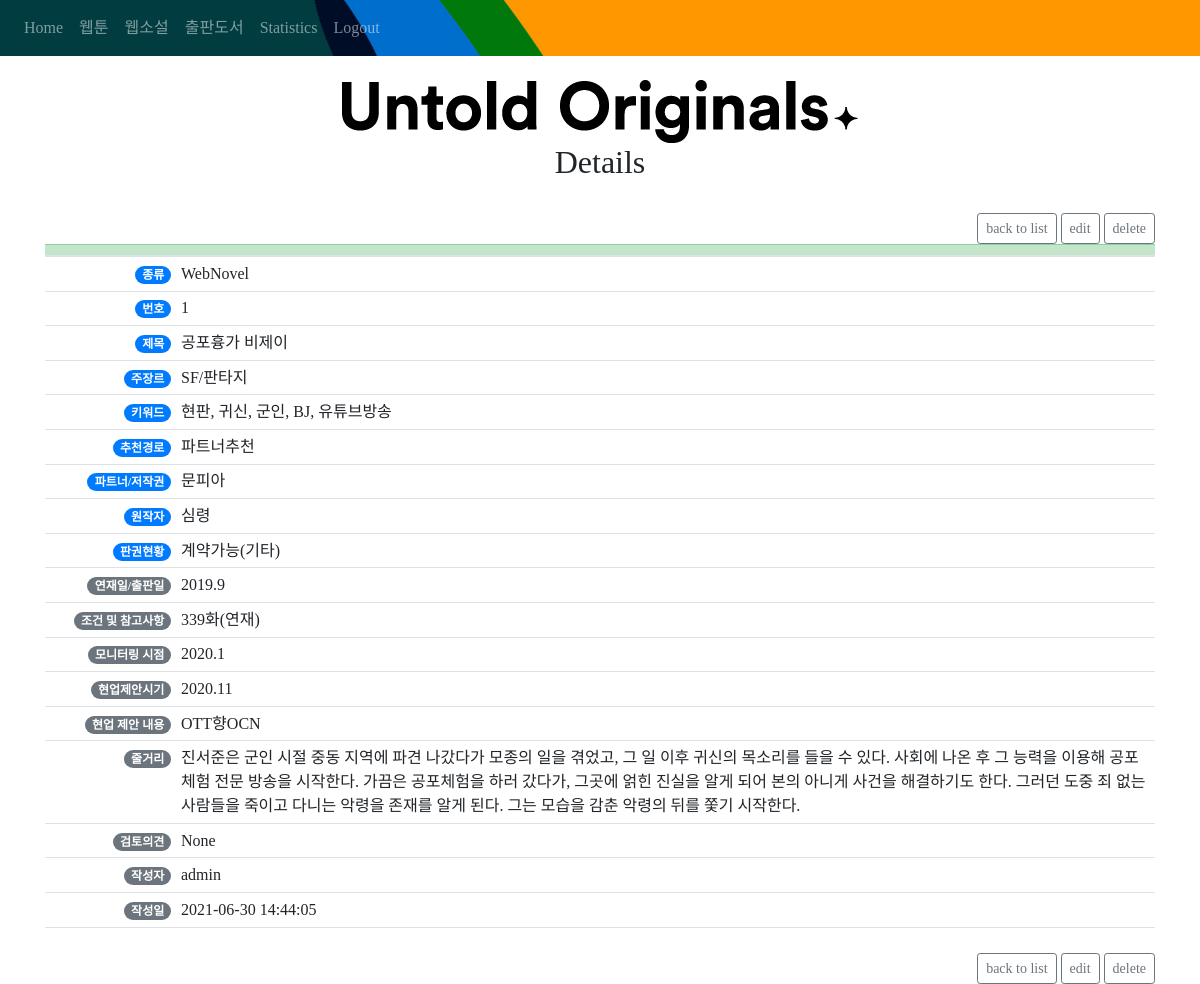
The app's page /detail-view/WebNovel/1 (signed in) with its own data.
### website/models.py (models this page shows)
class WebNovel(db.Model):
    id = db.Column(db.Integer, primary_key=True)
    num = db.Column(db.String(10))
    title = db.Column(db.String(50))
    genre = db.Column(db.String(30))
    keyword = db.Column(db.String(100))
    ref_path = db.Column(db.String(200))
    copyright = db.Column(db.String(100))
    writer = db.Column(db.String(50))
    copyright_status = db.Column(db.String(50))
    condition = db.Column(db.String(50))
    date_pub = db.Column(db.String(10))
    monitored = db.Column(db.String(5))
    date_monitor = db.Column(db.String(10))
    suggested = db.Column(db.String(5))
    date_suggested = db.Column(db.String(10))
    suggested_feedback = db.Column(db.String(20))
    story = db.Column(db.String(10000))
    feedback = db.Column(db.String(5000))
    date = db.Column(db.String(100))
    user_id = db.Column(db.Integer, db.ForeignKey('user.id'))

class User(db.Model, UserMixin):
    id = db.Column(db.Integer, primary_key=True)
    email = db.Column(db.String(150), unique=True)
    password = db.Column(db.String(150))
    first_name = db.Column(db.String(150))
    ips_WebToonIp = db.relationship('WebToonIP', backref = 'author', lazy = True)
    ips_WebNovel = db.relationship('WebNovel', backref = 'author', lazy = True)
    ips_Books = db.relationship('Books', backref = 'author', lazy = True)

### website/views.py (the view)
@views.route('/detail-view/WebNovel/<int:id>', methods=['GET','POST'])
@login_required
def deatil_view_webnovel(id):
    ip_to_update = WebNovel.query.get_or_404(id)
    return render_template("detail_view.html", user=current_user, ip = ip_to_update)

### website/__init__.py (called while the page is built)
def create_app():
    app = Flask(__name__)
    app.config['SECRET_KEY'] = 'hjshjhdjah kjshkjdhjs'
    app.config['SQLALCHEMY_DATABASE_URI'] = f'sqlite:///{DB_NAME}'
    db.init_app(app)
    charts = GoogleCharts(app)
    from .views import views
    from .auth import auth
    app.register_blueprint(views, url_prefix='/')
    app.register_blueprint(auth, url_prefix='/')
    from .models import User, WebToonIP
    create_database(app)
    login_manager = LoginManager()
    login_manager.login_view = 'auth.login'
    login_manager.init_app(app)
    @login_manager.user_loader
    def load_user(id):
        return User.query.get(int(id))
    return app

### website/templates/detail_view.html (shortened to what this page needs)
{% extends "base.html" %} {% block title %}IP Detail View{% endblock %} {% block content
%}<br/>
<div style="text-align: center;">
    <img src="../../static/images/Slogan_2_Black.png" style = "max-width: 100%" alt="Slogan_black">
</div>
<div>
<h2>Details</h2>
    </div>
<br/>
<ul class="list-group list-group-flush" id="notes">
   <div class = "text-right">
        <a href="/{{ip.__class__.__name__}}" class="btn btn-outline-secondary btn-sm" > back to list </a>
        <a href="/update/{{ip.__class__.__name__}}/{{ip.id}}" class="btn btn-outline-secondary btn-sm" > edit </a>
        <a class = "btn btn-outline-secondary btn-sm" href="/delete/{{ip.__class__.__name__}}/{{ip.id}}">delete</a>
    </div>
    <table class="table table-sm table-hover" style = "text-align: left;">
  <thead>
    <tr class="table-success">
        <th scope="col" align = "left"></th>
        <th scope="col" align = "right"></th>
    </tr>
  </thead>
  <tbody class = "h7">
          <tr>
          <td align = "right" class = "elli_40"><span class="badge badge-pill badge-primary">종류</span></td>
          <td> {{ ip.__class__.__name__ }} </td>
      </tr>
        <tr>
          <td align = "right" class = "elli_40"><span class="badge badge-pill badge-primary">번호</span></td>
          <td> {{ ip.num }} </td>
      </tr>
      <tr>
          <td align = "right" class = "elli_40"><span class="badge badge-pill badge-primary">제목</span></td>
          <td> {{ ip.title }} </td>
      </tr>
      <tr>
          <td align = "right" class = "elli_40"><span class="badge badge-pill badge-primary">주장르</span></td>
          <td > {{ ip.genre }} </td>
      </tr>
      <tr>
          <td align = "right" class = "elli_40"><span class="badge badge-pill badge-primary">키워드</span></td>
          <td > {{ ip.keyword }} </td>
      </tr>
        <tr>
          <td align = "right" class = "elli_40"><span class="badge badge-pill badge-primary">추천경로</span></td>
          <td > {{ ip.ref_path }} </td>
      </tr>
      <tr>
          <td align = "right" class = "elli_40"><span class="badge badge-pill badge-primary">파트너/저작권</span></td>
          <td > {{ ip.copyright }} </td>
      </tr>
        <tr>
          <td align = "right" class = "elli_40"><span class="badge badge-pill badge-primary">원작자</span></td>
          <td > {{ ip.writer }} </td>
      </tr>
        <tr>
          <td align = "right" class = "elli_40"><span class="badge badge-pill badge-primary">판권현황</span></td>
          <td > {{ ip.copyright_status }} </td>
      </tr>
      <tr>
          <td align = "right" class = "elli_40"><span class="badge badge-pill badge-secondary">연재일/출판일</span></td>
          <td > {{ ip.date_pub }} </td>
      </tr>
      <tr>
          <td align = "right" class = "elli_40"><span class="badge badge-pill badge-secondary">조건 및 참고사항</span></td>
          <td > {{ ip.condition }} </td>
      </tr>
      {% if ip.monitored == 'Y'%}
      <tr>
          <td align = "right" class = "elli_40"><span class="badge badge-pill badge-secondary">모니터링 시점</span></td>
          <td > {{ ip.date_monitor }} </td>
      </tr>
      {% else %}
        <tr>
          <td align = "right" class = "elli_40"><span class="badge badge-pill badge-secondary">모니터링 진행 여부</span></td>
          <td > {{ ip.monitored }} </td>
      </tr>
      {% endif %}
      {% if ip.suggested == 'Y' %}
      <tr>
          <td align = "right" class = "elli_40"><span class="badge badge-pill badge-secondary">현업제안시기</span></td>
          <td > {{ ip.date_suggested }} </td>
      </tr>
        {% if ip.__class__.__name__ != 'WebToonIP' %}
      <tr>
          <td align = "right" class = "elli_40"><span class="badge badge-pill badge-secondary">현업 제안 내용</span></td>
          <td > {{ ip.suggested_feedback }} </td>
      </tr>
      {% endif %}
      {% else %}
      <tr>
          <td align = "right" class = "elli_40"><span class="badge badge-pill badge-secondary">현업제안여부</span></td>
          <td > {{ ip.suggested }} </td>
      </tr>
      {% endif %}
        <tr>
          <td align = "right" class = "elli_40"><span class="badge badge-pill badge-secondary elli_80">줄거리</span></td>
          <td class = "elli_80"> {{ ip.story }} </td>
      </tr>
      <tr>
          <td align = "right" class = "elli_40"><span class="badge badge-pill badge-secondary elli_80">검토의견</span></td>
          <td > {{ ip.feedback }} </td>
      </tr>
      <tr>
          <td align = "right" class = "elli_40"><span class="badge badge-pill badge-secondary">작성자</span></td>
          <td > {{ ip.author.first_name }} </td>
      </tr>
      <tr>
          <td align = "right" class = "elli_40"><span class="badge badge-pill badge-secondary">작성일</span></td>
          <td > {{ ip.date }} </td>
      </tr>
      <tr>
          <td align = "right" class = "elli_40"></td>
          <td ></td>
      </tr>
  </tbody>
</table>
    <div class = "text-right">
        <a href="/{{ip.__class__.__name__}}" class="btn btn-outline-secondary btn-sm" >back to list</a>
        <a href="/update/{{ip.__class__.__name__}}/{{ip.id}}" class="btn btn-outline-secondary btn-sm" >edit</a>
        <a class = "btn btn-outline-secondary btn-sm" href="/delete/{{ip.__class__.__name__}}/{{ip.id}}">delete</a>
    </div>
{% endblock %}

### website/templates/detail_view.html (style rules this page uses)
.elli_40 { max-width:150px; }
.elli_80 { max-width:800px; }
h2 { text-align: center; }

### records on screen
WebNovel: num "1", title "공포흉가 비제이", genre "SF/판타지", keyword "현판, 귀신, 군인, BJ, 유튜브방송", ref_path "파트너추천", copyright "문피아", writer "심령", copyright_status "계약가능(기타)", date_pub "2019.9", condition "339화(연재)", date_monitor "2020.1", date_suggested "2020.11", suggested_feedback "OTT향OCN", story "진서준은 군인 시절 중동 지역에 파견 나갔다가 모종의 일을 겪었고, 그 일 이후 귀신의 목소리를 들을 수 있다. 사회에 나온 후 그 능력을 이용해 공포체험 전문 방송을 시작한다. 가끔은 공포체험을 하러 갔다가, 그곳에 얽힌 진실을 알게 되어 본의 아니게 사건을 해결하기도 한다. 그러던 도중 죄 없는 사람들을 죽이고 다니는 악령을 존재를 알게 된다. 그는 모습을 감춘 악령의 뒤를 쫓기 시작한다.", feedback "None", date "2021-06-30 14:44:05"
User: author.first_name "admin"

### other values on screen
{{ ip.__class__.__name__ }} "WebNovel"
